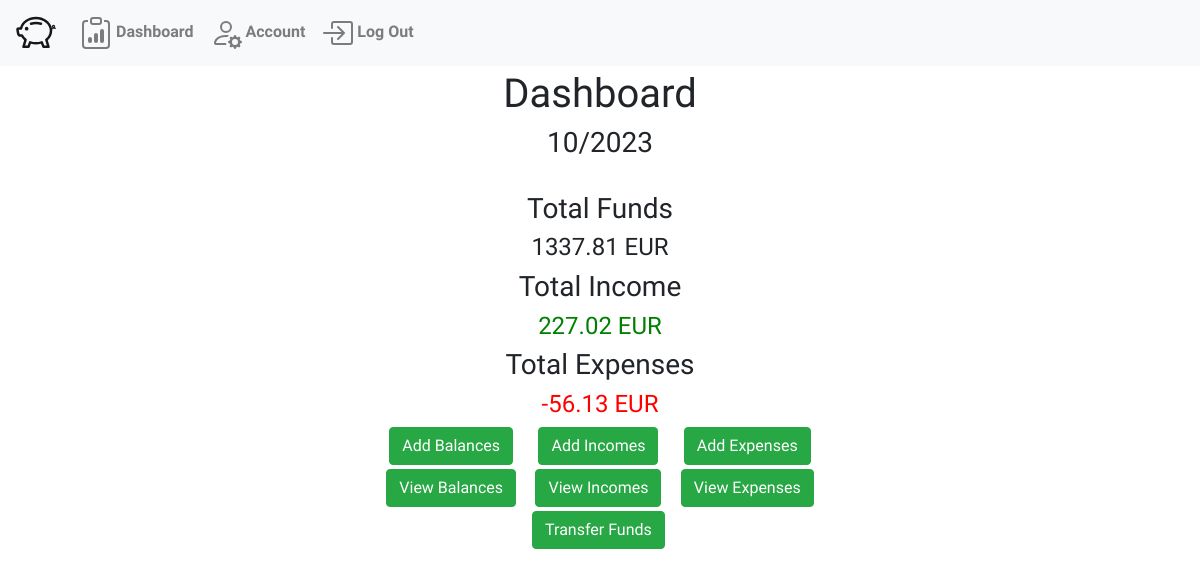
The app's page /dashboard (signed in) with its own data.
### WalletWise/models.py (models this page shows, shortened)
class MonthBudget(models.Model):
    dashboard = models.ForeignKey("Dashboard", on_delete=models.CASCADE, related_name="months")
    date = models.DateField(auto_now_add=True)
    @property
    def all_funds(self):
        total_amount = Decimal(0)
        if self.funds.aggregate(amount_sum=models.Sum('amount'))['amount_sum']:
            total_amount = self.funds.aggregate(amount_sum=models.Sum('amount'))['amount_sum']
        return Decimal(total_amount).quantize(Decimal('0.00'), rounding=ROUND_DOWN) or 0  # Return 0 if no funds are associated
    @property
    def total_Income(self):
        if self.isValid():
            total_amount = Decimal(0)
            if self.fundsChanges.filter(is_expense=False).aggregate(amount_sum=models.Sum('amount'))['amount_sum']:
                total_amount = self.fundsChanges.filter(is_expense=False).aggregate(amount_sum=models.Sum('amount'))['amount_sum']
            return Decimal(total_amount).quantize(Decimal('0.00'), rounding=ROUND_DOWN) or 0  # Return 0 if no incomes are associated
        else:
            return "Invalid funds changes detected"
    @property
    def total_Expenses(self):
        if self.isValid():
            total_amount = Decimal(0)
            if self.fundsChanges.filter(is_expense=True).aggregate(amount_sum=models.Sum('amount'))['amount_sum']:
                total_amount = self.fundsChanges.filter(is_expense=True).aggregate(amount_sum=models.Sum('amount'))['amount_sum']
            return total_amount.quantize(Decimal('0.00'), rounding=ROUND_DOWN) or 0  # Return 0 if no expenses are associated
        else:
            return "Invalid funds changes detected"
    @property
    def month(self):
        return self.date.month
    @property
    def year(self):
        return self.date.year
    def isValid(self):
        valid = True
        for fundsChange in self.fundsChanges.all():
            valid = valid and fundsChange.isValid()
        return valid

class FundsChange(models.Model):
    budget = models.ForeignKey("MonthBudget",related_name="fundsChanges", on_delete=models.CASCADE)
    title = models.CharField(max_length=64)
    amount = models.DecimalField(decimal_places=2, max_digits=20)
    destination = models.ForeignKey("Funds", related_name="associatedFundsChanges", on_delete=models.CASCADE)
    reoccuring = models.BooleanField(default=False)
    dateTime = models.DateTimeField(auto_now_add=True)
    is_expense = models.BooleanField(default=False, blank=False)
    def isValid(self):
        if self.is_expense:
            return self.amount < 0
        else:
            return self.amount >= 0

### WalletWise/views.py (the view)
# urls.py: path("dashboard", views.dashboard_view, name="dashboard"),
def dashboard_view(request):
    user = request.user
    try:
        dashboard = Dashboard.objects.get(owner=user)
    except:
        dashboard = Dashboard.objects.create(owner=user)
    budgets = dashboard.months.all()
    currentBudget = ""
    for budget in budgets:
        if timezone.datetime.now().month == budget.month and timezone.datetime.now().year == budget.year:
            currentBudget = budget
            break
    if currentBudget == "":
        currentBudget = viewsHelpers.createBudget(dashboard)
    return render(request,"WalletWise/dashboard.html", {
        'user':user,
        'budget': currentBudget,
        "dashboard" : dashboard
        })

### WalletWise/templates/WalletWise/dashboard.html (shortened to what this page needs)
{% extends "WalletWise/layout.html" %}
{% block body %}
<div class="container">
    {% if dashboard.openned_before == False %}
        <h1>Dashboard Setup</h1>
        <h5>Welcome to your Personal Dashboard!</h5>
        <br/>
        <h5>First, we go through the steps to setup your Dashboard together.</h5>
        <a href="{% url 'fundForm' %}">
            <button class="dashboard-setup-button btn btn-success">Setup my Dasboard!</button>
        </a>
    {% else %}
        <div class="text-center">
            <h1>Dashboard</h1>
            <h3>{{budget.month}}/{{budget.year}}</h3>
            <br/>
            <h3>Total Funds</h3>
            <h4>{{budget.all_funds}} EUR</h4>
            <h3>Total Income</h3>
            <h4 class="green">{{budget.total_Income}} EUR</h4>
            <h3>Total Expenses</h3>
            <h4 class="red">{{budget.total_Expenses}} EUR</h4>
            <div class="button-div">
                <div class="row">
                    <div class="col-4-md">
                        <a href="{% url 'fundForm' %}">
                            <button class="btn btn-success mb-1">Add Balances</button>
                        </a>
                        <br>
                        <a href="{% url 'balances' %}">
                            <button class="btn btn-success">View Balances</button>
                        </a>
                    </div>
                    <div class="col-4-md mx-3">
                        <a href="{% url 'incomeForm' %}">
                            <button class="btn btn-success mb-1">Add Incomes</button>
                        </a>
                        <br>
                        <a href="{% url 'incomes' %}">
                            <button class="btn btn-success mb-1">View Incomes</button>
                        </a>
                        <br>
                        <a href="{% url 'transferFundsForm' %}">
                            <button class="btn btn-success">Transfer Funds</button>
                        </a>
                    </div>
                    <div class="col-4-md">
                        <a href="{% url 'expenseForm' %}">
                            <button class="btn btn-success mb-1">Add Expenses</button>
                        </a>
                        <br>
                        <a href="{% url 'expenses' %}">
                            <button class="btn btn-success">View Expenses</button>
                        </a>
                    </div>
                </div>
            </div>
        </div>
    {% endif %}
</div>
{% endblock %}

### WalletWise/static/WalletWise/styles.css (style rules this page uses)
body { padding-top: 70px; font-family: 'Inconsolata', monospace; }
.button-div { display: inline-block; }
.green { color: green; }
.red { color: red; }

### records on screen
MonthBudget: month "10", year "2023", all_funds "1337.81", total_Income "227.02", total_Expenses "-56.13"
